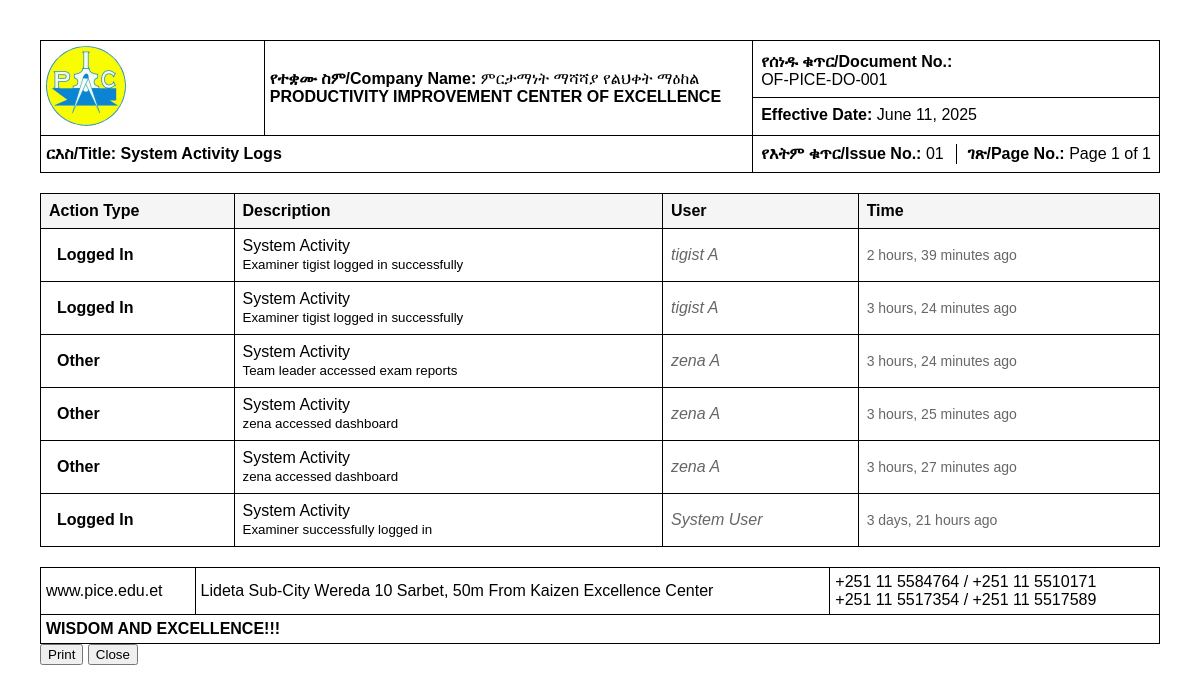
Screenshot of /print-logs/ (signed in) with the database file from the repository.
### exam/models.py (models this page shows)
class SystemLog(models.Model):
    ACTION_CHOICES = [
        ('CREATE', 'Created'),
        ('UPDATE', 'Updated'),
        ('DELETE', 'Deleted'),
        ('LOGIN', 'Logged In'),
        ('LOGOUT', 'Logged Out'),
        ('OTHER', 'Other'),
    ]
    user = models.ForeignKey(User, on_delete=models.SET_NULL, null=True, blank=True)
    action_time = models.DateTimeField(auto_now_add=True)
    action_type = models.CharField(max_length=10, choices=ACTION_CHOICES)
    content_type = models.ForeignKey(ContentType, on_delete=models.SET_NULL, null=True, blank=True)
    object_id = models.TextField(null=True, blank=True)
    object_repr = models.TextField()
    description = models.TextField(null=True, blank=True)
    class Meta:
        ordering = ['-action_time']
        verbose_name = 'System Log'
        verbose_name_plural = 'System Logs'

### exam/views.py (the view)
# urls.py: path('print-logs/', views.print_logs_view, name='print-logs'),
@login_required(login_url='adminlogin')
def print_logs_view(request):
    logs = SystemLog.objects.select_related('user', 'content_type').order_by('-action_time')
    now = timezone.now()
    for log in logs:
        log.time_ago = timesince(log.action_time, now) + " ago"
        log.get_action_type_display = dict(SystemLog.ACTION_CHOICES).get(log.action_type, 'Other')
    return render(request, 'exam/print_logs.html', {
        'logs': logs,
        'print_date': timezone.now(),
    })

### templates/exam/print_logs.html (shortened to what this page needs)
<!DOCTYPE html>
<html lang="en">
<head>
</head>
<body>
    <div class="page-header">
        <table width="100%" border="1" cellspacing="0" cellpadding="5" style="border-collapse: collapse; margin-bottom: 4px; border: 1px solid #000;">
            <tr>
                <td width="20%" style="border: 1px solid #000; padding: 5px;">
                    <img src="/static/image/logo.jpg" alt="PAC Logo" width="80">
                </td>
                <td class="text-center" style="border: 1px solid #000; padding: 5px;">
                    <strong>የተቋሙ ስም/Company Name:</strong>
                    ምርታማነት ማሻሻያ የልህቀት ማዕከል<br>
                    <strong>PRODUCTIVITY IMPROVEMENT CENTER OF EXCELLENCE</strong>
                </td>
                <td style="border: 1px solid #000; padding: 0;">
                    <div style="border-bottom: 1px solid #000; padding: 8px;">
                        <strong>የሰነዱ ቁጥር/Document No.:</strong><br>OF-PICE-DO-001
                    </div>
                    <div style="padding: 8px;">
                        <strong>Effective Date:</strong> {{ print_date|date:"F j, Y" }}
                    </div>
                </td>
            </tr>
            <tr>
                <td colspan="2" style="border: 1px solid #000; padding: 5px;">
                    <strong>ርእስ/Title: System Activity Logs</strong>
                </td>
                <td style="border: 1px solid #000; padding: 0;">
                    <div style="display: grid; grid-template-columns: 1fr auto 1fr; align-items: center; padding: 8px;">
                        <div>
                            <strong>የእትም ቁጥር/Issue No.:</strong> 01
                        </div>
                        <div style="text-align: right;">
                            <strong>ገጽ/Page No.:</strong> Page 1 of 1
                        </div>
                    </div>
                </td>
            </tr>
        </table>
    </div>
    <div class="page-content">
        <table class="log-table">
            <thead>
                <tr>
                    <th>Action Type</th>
                    <th>Description</th>
                    <th>User</th>
                    <th>Time</th>
                </tr>
            </thead>
            <tbody>
                {% for log in logs %}
                <tr>
                    <td>
                        <div class="action-type">
                            {{ log.get_action_type_display }}
                        </div>
                    </td>
                    <td>
                        <div class="log-description">
                            {% if log.object_repr %}
                                {{ log.object_repr }}
                            {% else %}
                                System Activity
                            {% endif %}
                            {% if log.description %}
                                <br><small>{{ log.description }}</small>
                            {% endif %}
                        </div>
                    </td>
                    <td>
                        <div class="user-info">
                            {% if log.user %}
                                {{ log.user.get_full_name|default:log.user.username }}
                            {% else %}
                                System User
                            {% endif %}
                        </div>
                    </td>
                    <td>
                        <div class="time-info">
                            {{ log.time_ago }}
                        </div>
                    </td>
                </tr>
                {% empty %}
                <tr>
                    <td colspan="4" style="text-align: center;">
                        No activity logs found
                    </td>
                </tr>
                {% endfor %}
            </tbody>
        </table>
    </div>
    <div class="page-footer">
        <table width="100%" cellspacing="0" cellpadding="5" style="border-collapse: collapse; border: 1px solid #000;">
            <tr>
                <td style="border: 1px solid #000; padding: 5px;" class="no-print">www.pice.edu.et</td>
                <td style="border: 1px solid #000; padding: 5px;">Lideta Sub-City Wereda 10 Sarbet, 50m From Kaizen Excellence Center</td>
                <td style="border: 1px solid #000; padding: 5px;">
                    +251 11 5584764 / +251 11 5510171 <br>
                    +251 11 5517354 / +251 11 5517589
                </td>
            </tr>
            <tr>
                <td colspan="3" style="border: 1px solid #000; padding: 5px;" class="text-center">
                    <strong>WISDOM AND EXCELLENCE!!!</strong>
                </td>
            </tr>
        </table>
    </div>
    <div class="no-print">
        <button onclick="window.print()" class="btn btn-primary">Print</button>
        <button onclick="window.close()" class="btn btn-secondary">Close</button>
    </div>
</body>
</html>

### templates/exam/print_logs.html (style rules this page uses)
body { font-family: Arial, sans-serif; margin: 20px; padding: 20px; background-color: white; }
.log-table { width: 100%; border-collapse: collapse; margin: 20px 0; }
.log-table th, .log-table td { border: 1px solid #000; padding: 8px; text-align: left; }
.log-table th { background-color: #f5f5f5; font-weight: bold; }
.action-type { font-weight: bold; }
.user-info { font-style: italic; color: #666; }
.time-info { color: #666; font-size: 14px; }

### rows the page displays
SystemLog: action_type "Logged In", object_repr "System Activity", description "Examiner tigist logged in successfully", user.get_full_name "tigist A", time_ago "2 hours, 39 minutes ago"
SystemLog: action_type "Logged In", object_repr "System Activity", description "Examiner tigist logged in successfully", user.get_full_name "tigist A", time_ago "3 hours, 24 minutes ago"
SystemLog: action_type "Other", object_repr "System Activity", description "Team leader accessed exam reports", user.get_full_name "zena A", time_ago "3 hours, 24 minutes ago"
SystemLog: action_type "Other", object_repr "System Activity", description "zena accessed dashboard", user.get_full_name "zena A", time_ago "3 hours, 25 minutes ago"
SystemLog: action_type "Other", object_repr "System Activity", description "zena accessed dashboard", user.get_full_name "zena A", time_ago "3 hours, 27 minutes ago"
SystemLog: action_type "Logged In", object_repr "System Activity", description "Examiner successfully logged in", shows "System User", time_ago "3 days, 21 hours ago"
